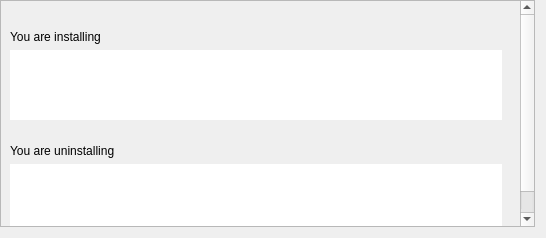
<?xml version="1.0" encoding="UTF-8"?>
<ui version="4.0">
 <class>ComponentSummaryForm</class>
 <widget class="QWidget" name="ComponentSummaryForm">
  <property name="geometry">
   <rect>
    <x>0</x>
    <y>0</y>
    <width>546</width>
    <height>238</height>
   </rect>
  </property>
  <property name="windowTitle">
   <string>Form</string>
  </property>
  <layout class="QVBoxLayout" name="mainVLayout">
   <property name="leftMargin">
    <number>0</number>
   </property>
   <property name="topMargin">
    <number>0</number>
   </property>
   <item>
    <widget class="QScrollArea" name="scrollArea">
     <property name="widgetResizable">
      <bool>true</bool>
     </property>
     <widget class="QWidget" name="scrollAreaWidgetContents">
      <property name="geometry">
       <rect>
        <x>0</x>
        <y>0</y>
        <width>538</width>
        <height>230</height>
       </rect>
      </property>
      <layout class="QVBoxLayout" name="ScrollAreaLayout">
       <property name="topMargin">
        <number>0</number>
       </property>
       <item>
        <widget class="QLabel" name="RemoveAllMsgLabel">
         <property name="text">
          <string/>
         </property>
         <property name="wordWrap">
          <bool>true</bool>
         </property>
        </widget>
       </item>
       <item>
        <widget class="QWidget" name="InstallComponentsWidget" native="true">
         <layout class="QVBoxLayout" name="verticalLayout_2">
          <property name="leftMargin">
           <number>0</number>
          </property>
          <item>
           <widget class="QLabel" name="InstallMsgLabel">
            <property name="text">
             <string>You are installing</string>
            </property>
            <property name="wordWrap">
             <bool>true</bool>
            </property>
           </widget>
          </item>
          <item>
           <widget class="QTreeView" name="InstallComponentsTreeview">
            <property name="sizePolicy">
             <sizepolicy hsizetype="Expanding" vsizetype="Minimum">
              <horstretch>0</horstretch>
              <verstretch>0</verstretch>
             </sizepolicy>
            </property>
            <property name="frameShape">
             <enum>QFrame::Shape::NoFrame</enum>
            </property>
            <property name="verticalScrollBarPolicy">
             <enum>Qt::ScrollBarPolicy::ScrollBarAlwaysOff</enum>
            </property>
            <property name="sizeAdjustPolicy">
             <enum>QAbstractScrollArea::SizeAdjustPolicy::AdjustToContents</enum>
            </property>
            <property name="autoScroll">
             <bool>false</bool>
            </property>
            <property name="selectionMode">
             <enum>QAbstractItemView::SelectionMode::NoSelection</enum>
            </property>
           </widget>
          </item>
         </layout>
        </widget>
       </item>
       <item>
        <widget class="QWidget" name="UninstallComponentsWidget" native="true">
         <layout class="QVBoxLayout" name="verticalLayout_3">
          <property name="leftMargin">
           <number>0</number>
          </property>
          <item>
           <widget class="QLabel" name="UninstallMsgLabel">
            <property name="text">
             <string>You are uninstalling</string>
            </property>
            <property name="wordWrap">
             <bool>true</bool>
            </property>
           </widget>
          </item>
          <item>
           <widget class="QTreeView" name="UninstallComponentsTreeview">
            <property name="sizePolicy">
             <sizepolicy hsizetype="Expanding" vsizetype="Maximum">
              <horstretch>0</horstretch>
              <verstretch>0</verstretch>
             </sizepolicy>
            </property>
            <property name="frameShape">
             <enum>QFrame::Shape::NoFrame</enum>
            </property>
            <property name="verticalScrollBarPolicy">
             <enum>Qt::ScrollBarPolicy::ScrollBarAlwaysOff</enum>
            </property>
            <property name="sizeAdjustPolicy">
             <enum>QAbstractScrollArea::SizeAdjustPolicy::AdjustToContents</enum>
            </property>
            <property name="autoScroll">
             <bool>false</bool>
            </property>
            <property name="selectionMode">
             <enum>QAbstractItemView::SelectionMode::NoSelection</enum>
            </property>
           </widget>
          </item>
         </layout>
        </widget>
       </item>
       <item>
        <spacer name="BottomSpacer">
         <property name="orientation">
          <enum>Qt::Orientation::Vertical</enum>
         </property>
         <property name="sizeHint" stdset="0">
          <size>
           <width>20</width>
           <height>0</height>
          </size>
         </property>
        </spacer>
       </item>
      </layout>
     </widget>
    </widget>
   </item>
  </layout>
 </widget>
 <resources/>
 <connections/>
</ui>
